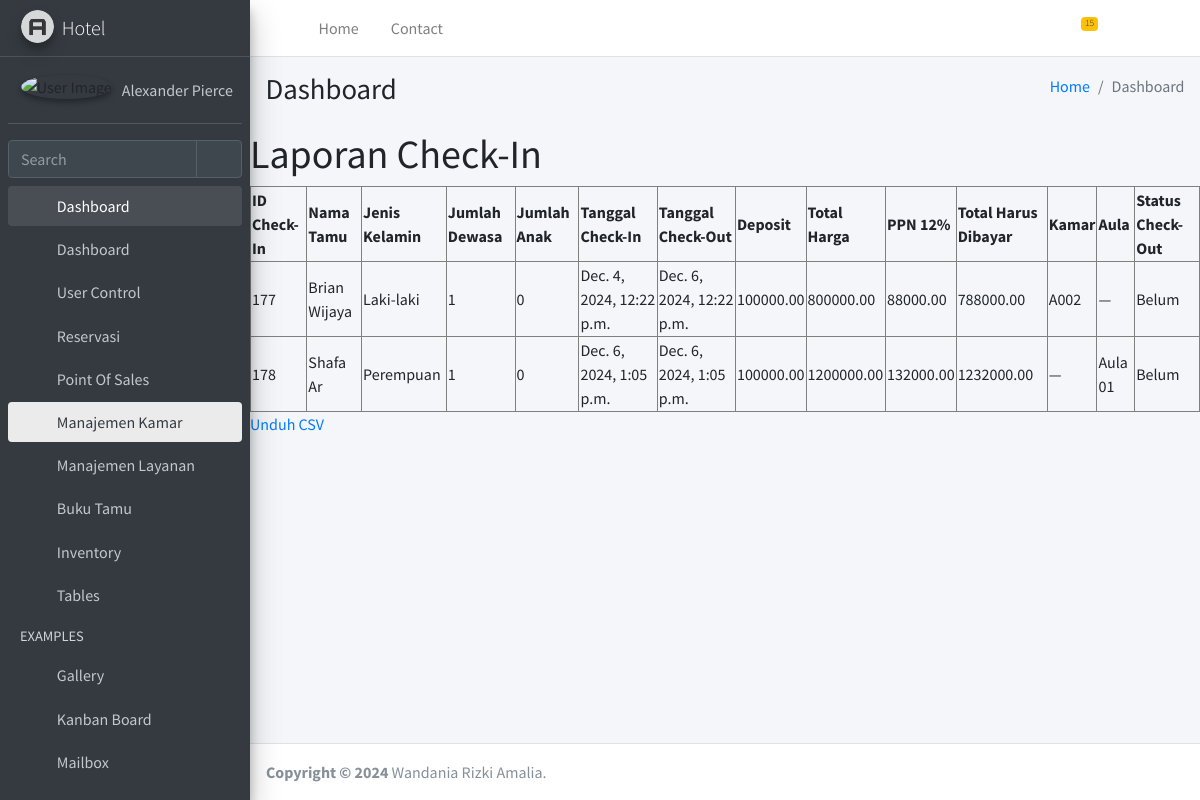
Screenshot of /hotel/checkins/ (signed in) with the database file from the repository.
### hotel/models.py (models this page shows, shortened)
class CheckIn(models.Model):
    GENDER_CHOICES = [
        ('M', 'Laki-laki'),
        ('F', 'Perempuan'),
    ]
    kamar = models.ForeignKey(Room, on_delete=models.CASCADE, null=True, blank=True)
    aula = models.ForeignKey(Hall, on_delete=models.CASCADE, null=True, blank=True)
    nama_tamu = models.ForeignKey(Tamu, on_delete=models.CASCADE)
    jenis_kelamin = models.CharField(max_length=1, choices=GENDER_CHOICES)
    jumlah_dewasa = models.IntegerField(choices=[(i, str(i)) for i in range(0, 5)])
    jumlah_anak = models.IntegerField(choices=[(i, str(i)) for i in range(0, 5)])
    tanggal_check_in = models.DateTimeField()
    tanggal_check_out = models.DateTimeField()
    deposit = models.DecimalField(max_digits=10, decimal_places=2)
    total_harga = models.DecimalField(max_digits=10, decimal_places=2, editable=False)
    vat = models.DecimalField(max_digits=10, decimal_places=2, editable=False)
    status_checkout = models.BooleanField(default=False)
    layanan = models.ManyToManyField(Layanan, blank=True)
    @property
    def total_harus_dibayar(self):
        return self.total_harga + self.vat - self.deposit

class Tamu(models.Model):
    nama = models.CharField(max_length=100)
    warga_negara = models.CharField(max_length=50)
    no_identitas = models.CharField(max_length=50, unique=True)
    no_hp = models.CharField(max_length=15)
    email = models.EmailField()
    alamat = models.TextField()

class Room(models.Model):
    STATUS_CHOICES = [
        ('Tersedia', 'Tersedia'),
        ('Tidak Tersedia', 'Tidak Tersedia'),
        ('maintenance', 'Dalam Perawatan'),
    ]
    no_kamar = models.CharField(max_length=10)
    tipe_kamar = models.ForeignKey(RoomType, on_delete=models.CASCADE)
    status = models.CharField(max_length=20, choices=STATUS_CHOICES, default='Tersedia')
    updated_at = models.DateTimeField(auto_now=True)

class Hall(models.Model):
    STATUS_CHOICES = [
        ('available', 'Tersedia'),
        ('reserved', 'Dipesan'),
        ('maintenance', 'Dalam Perawatan'),
    ]
    nama = models.CharField(max_length=100)
    kapasitas = models.IntegerField()
    harga = models.DecimalField(max_digits=10, decimal_places=2)
    keterangan = models.TextField()
    status = models.CharField(max_length=20, choices=STATUS_CHOICES, default='available')
    updated_at = models.DateTimeField(auto_now=True)

### hotel/views.py (the view)
# urls.py: path('checkins/', views.checkin_report_view, name='checkin_report_view'),
@login_required
def checkin_report_view(request):
    checkins = CheckIn.objects.all()
    return render(request, 'checkin_report.html', {'checkins': checkins})

### hotel/templates/checkin_report.html (shortened to what this page needs)
<!DOCTYPE html>
{% load static %}
<html lang="en">
<head>
  <link rel="stylesheet" href="{% static 'assets/plugins/fontawesome-free/css/all.min.css' %}">
  <link rel="stylesheet" href="{% static 'assets/https://code.ionicframework.com/ionicons/2.0.1/css/ionicons.min.css' %}">
  <link rel="stylesheet" href="{% static 'assets/plugins/tempusdominus-bootstrap-4/css/tempusdominus-bootstrap-4.min.css' %}">
  <link rel="stylesheet" href="{% static 'assets/plugins/icheck-bootstrap/icheck-bootstrap.min.css' %}">
  <link rel="stylesheet" href="{% static 'assets/plugins/jqvmap/jqvmap.min.css' %}">
  <link rel="stylesheet" href="{% static 'assets/dist/css/adminlte.min.css' %}">
  <link rel="stylesheet" href="{% static 'assets/plugins/overlayScrollbars/css/OverlayScrollbars.min.css' %}">
  <link rel="stylesheet" href="{% static 'assets/plugins/daterangepicker/daterangepicker.css' %}">
  <link rel="stylesheet" href="{% static 'assets/plugins/summernote/summernote-bs4.min.css' %}">
</head>
<body class="hold-transition sidebar-mini layout-fixed">
<div class="wrapper">
  <nav class="main-header navbar navbar-expand navbar-white navbar-light">
    <ul class="navbar-nav">
      <li class="nav-item">
        <a class="nav-link" data-widget="pushmenu" href="#" role="button"><i class="fas fa-bars"></i></a>
      </li>
      <li class="nav-item d-none d-sm-inline-block">
        <a href="index3.html" class="nav-link">Home</a>
      </li>
      <li class="nav-item d-none d-sm-inline-block">
        <a href="#" class="nav-link">Contact</a>
      </li>
    </ul>
    <ul class="navbar-nav ml-auto">
      <li class="nav-item dropdown">
        <a class="nav-link" data-toggle="dropdown" href="#">
          <span class="badge badge-warning navbar-badge">15</span>
        </a>
      </li>
      <li class="nav-item">
        <a class="nav-link" data-widget="fullscreen" href="#" role="button">
          <i class="fas fa-expand-arrows-alt"></i>
        </a>
      </li>
      <li class="nav-item">
        <a class="nav-link" data-widget="control-sidebar" data-controlsidebar-slide="true" href="#" role="button">
          <i class="fas fa-th-large"></i>
        </a>
      </li>
    </ul>
  </nav>
  <aside class="main-sidebar sidebar-dark-primary elevation-4">
    <a href="index3.html" class="brand-link">
      <img src="{% static 'assets/dist/img/AdminLTELogo.png' %}" alt="AdminLTE Logo" class="brand-image img-circle elevation-3" style="opacity: .8">
      <span class="brand-text font-weight-light">Hotel</span>
    </a>
    <div class="sidebar">
      <div class="user-panel mt-3 pb-3 mb-3 d-flex">
        <div class="image">
          <img src="{% static 'assets/dist/img/user2-160x160.jpg' %}" class="img-circle elevation-2" alt="User Image">
        </div>
        <div class="info">
          <a href="#" class="d-block">Alexander Pierce</a>
        </div>
      </div>
      <div class="form-inline">
        <div class="input-group" data-widget="sidebar-search">
          <input class="form-control form-control-sidebar" type="search" placeholder="Search" aria-label="Search">
          <div class="input-group-append">
            <button class="btn btn-sidebar">
              <i class="fas fa-search fa-fw"></i>
            </button>
          </div>
        </div>
      </div>
      <nav class="mt-2">
        <ul class="nav nav-pills nav-sidebar flex-column" data-widget="treeview" role="menu" data-accordion="false">
          <li class="nav-item menu-open">
            <a href="#" class="nav-link ">
              <i class="nav-icon fas fa-tachometer-alt"></i>
              <p>
                Dashboard
                <i class="right fas fa-angle-left"></i>
              </p>
            </a>
            <ul class="nav nav-treeview">
              <li class="nav-item">
                <a href="{% url 'base' %}" class="nav-link ">
                  <i class="far fa-circle nav-icon"></i>
                  <p>Dashboard</p>
                </a>
              </li>
              <li class="nav-item">
                <a href="{% url 'user_list' %}" class="nav-link ">
                  <i class="far fa-circle nav-icon"></i>
                  <p>User Control</p>
                </a>
              </li>
              <li class="nav-item">
                <a href="#" class="nav-link">
                  <i class="nav-icon fas fa-copy"></i>
                  <p>
                    Reservasi
                    <i class="fas fa-angle-left right"></i>
                  </p>
                </a>
              </li>
              <li class="nav-item">
                <a href="#" class="nav-link">
                  <i class="nav-icon fas fa-chart-pie"></i>
                  <p>
                    Point Of Sales
                    <i class="right fas fa-angle-left"></i>
                  </p>
                </a>
              </li>
          <li class="nav-item">
            <a href="#" class="nav-link active">
              <i class="nav-icon fas fa-chart-pie"></i>
              <p>
                Manajemen Kamar
                <i class="right fas fa-angle-left"></i>
              </p>
            </a>
          </li>
              <li class="nav-item">
                <a href="#" class="nav-link">
                  <i class="nav-icon fas fa-chart-pie"></i>
                  <p>
                    Manajemen Layanan
                    <i class="right fas fa-angle-left"></i>
                  </p>
                </a>
              </li>
          <li class="nav-item">
            <a href="#" class="nav-link">
              <i class="nav-icon fas fa-tree"></i>
              <p>
                Buku Tamu
                <i class="fas fa-angle-left right"></i>
              </p>
            </a>
          </li>
          <li class="nav-item">
            <a href="#" class="nav-link ">
              <i class="nav-icon fas fa-edit"></i>
              <p>
                Inventory
                <i class="fas fa-angle-left right "></i>
              </p>
            </a>
          </li>
          <li class="nav-item">
            <a href="#" class="nav-link">
              <i class="nav-icon fas fa-table"></i>
              <p>
                Tables
                <i class="fas fa-angle-left right"></i>
              </p>
            </a>
          </li>
          <li class="nav-header">EXAMPLES</li>
          <li class="nav-item">
            <a href="{% static 'assets/pages/gallery.html' %}" class="nav-link">
              <i class="nav-icon far fa-image"></i>
              <p>
                Gallery
              </p>
            </a>
          </li>
          <li class="nav-item">
            <a href="{% static 'assets/pages/kanban.html' %}" class="nav-link">
              <i class="nav-icon fas fa-columns"></i>
              <p>
                Kanban Board
              </p>
            </a>
          </li>
          <li class="nav-item">
            <a href="#" class="nav-link">
              <i class="nav-icon far fa-envelope"></i>
              <p>
                Mailbox
                <i class="fas fa-angle-left right"></i>
              </p>
            </a>
          </li>
          <li class="nav-item">
            <a href="#" class="nav-link">
              <p>
              </p>
            </a>
          </li>
          </li>
        </ul>
      </nav>
    </div>
  </aside>
  <div class="content-wrapper">
    <div class="content-header">
      <div class="container-fluid">
        <div class="row mb-2">
          <div class="col-sm-6">
            <h1 class="m-0">Dashboard</h1>
          </div>
          <div class="col-sm-6">
            <ol class="breadcrumb float-sm-right">
              <li class="breadcrumb-item"><a href="#">Home</a></li>
              <li class="breadcrumb-item active">Dashboard </li>
            </ol>
          </div>
        </div>
      </div>
    </div>
    <body>
        <h1>Laporan Check-In</h1>
        <table border="1">
            <thead>
                <tr>
                    <th>ID Check-In</th>
                    <th>Nama Tamu</th>
                    <th>Jenis Kelamin</th>
                    <th>Jumlah Dewasa</th>
                    <th>Jumlah Anak</th>
                    <th>Tanggal Check-In</th>
                    <th>Tanggal Check-Out</th>
                    <th>Deposit</th>
                    <th>Total Harga</th>
                    <th>PPN 12%</th>
                    <th>Total Harus Dibayar</th>
                    <th>Kamar</th>
                    <th>Aula</th>
                    <th>Status Check-Out</th>
                </tr>
            </thead>
            <tbody>
                {% for checkin in checkins %}
                <tr>
                    <td>{{ checkin.id }}</td>
                    <td>{{ checkin.nama_tamu.nama }}</td>
                    <td>{{ checkin.get_jenis_kelamin_display }}</td>
                    <td>{{ checkin.jumlah_dewasa }}</td>
                    <td>{{ checkin.jumlah_anak }}</td>
                    <td>{{ checkin.tanggal_check_in }}</td>
                    <td>{{ checkin.tanggal_check_out }}</td>
                    <td>{{ checkin.deposit }}</td>
                    <td>{{ checkin.total_harga }}</td>
                    <td>{{ checkin.vat }}</td>
                    <td>{{ checkin.total_harus_dibayar }}</td>
                    <td>
                        {% if checkin.kamar %}
                            {{ checkin.kamar.no_kamar }}
                        {% else %}
                            —
                        {% endif %}
                    </td>
                    <td>
                        {% if checkin.aula %}
                            {{ checkin.aula.nama }}
                        {% else %}
                            —
                        {% endif %}
                    </td>
                    <td>{{ checkin.status_checkout|yesno:"Selesai,Belum" }}</td>
                </tr>
                {% empty %}
                <tr>
                    <td colspan="14">Tidak ada data check-in.</td>
                </tr>
                {% endfor %}
            </tbody>
        </table>
        <a href="{% url 'export_checkin_report' %}">Unduh CSV</a>
    </body>
          <section class="col-lg-5 connectedSortable">
      </div>
  </div>
  <footer class="main-footer">
    <strong>Copyright &copy; 2024</strong>
    Wandania Rizki Amalia.
  </footer>
</body>
</html>

### rows the page displays
CheckIn: id "177", nama_tamu.nama "Brian Wijaya", jenis_kelamin "Laki-laki", jumlah_dewasa "1", jumlah_anak "0", tanggal_check_in "Dec. 4, 2024, 12:22 p.m.", tanggal_check_out "Dec. 6, 2024, 12:22 p.m.", deposit "100000.00", total_harga "800000.00", vat "88000.00", total_harus_dibayar "788000.00", kamar.no_kamar "A002", status_checkout "Belum"
CheckIn: id "178", nama_tamu.nama "Shafa Ar", jenis_kelamin "Perempuan", jumlah_dewasa "1", jumlah_anak "0", tanggal_check_in "Dec. 6, 2024, 1:05 p.m.", tanggal_check_out "Dec. 6, 2024, 1:05 p.m.", deposit "100000.00", total_harga "1200000.00", vat "132000.00", total_harus_dibayar "1232000.00", aula.nama "Aula 01", status_checkout "Belum"
